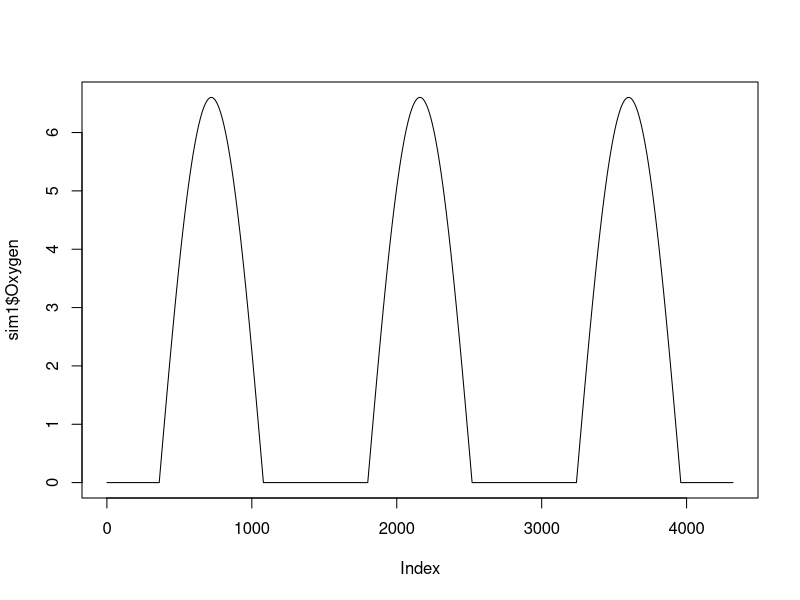
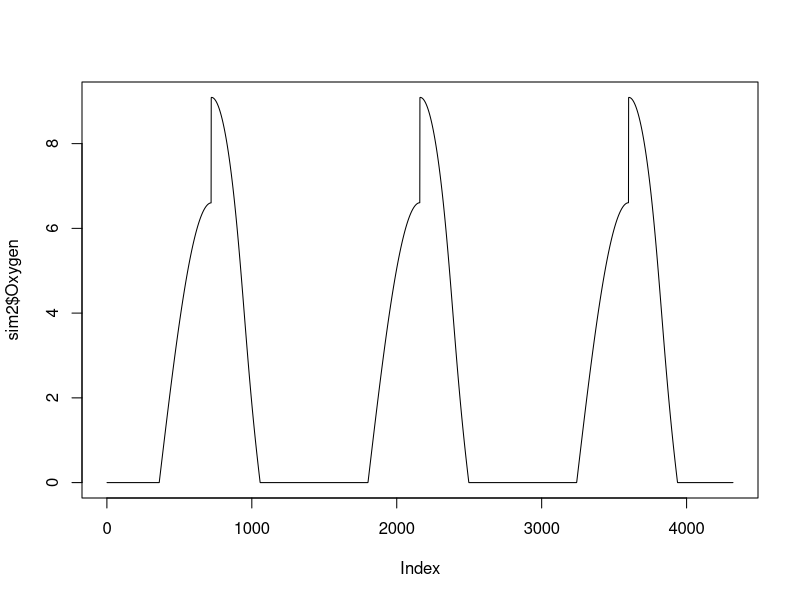
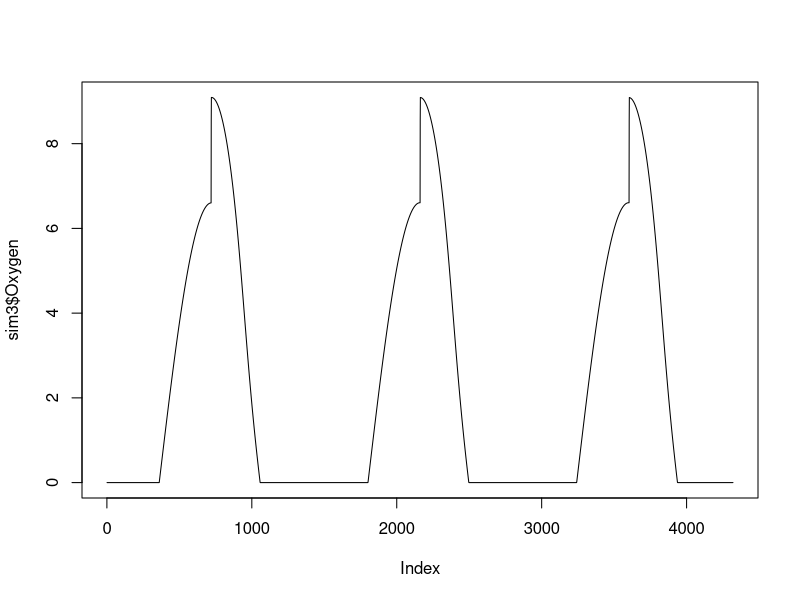
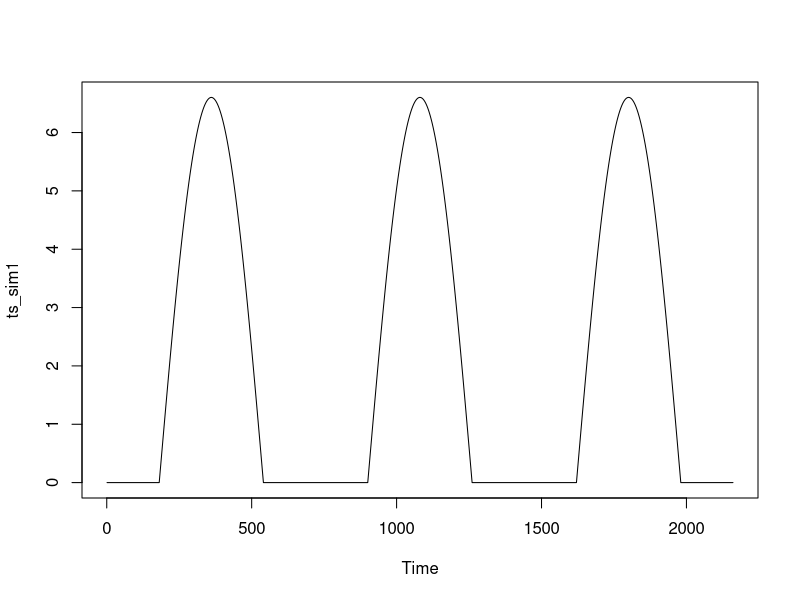
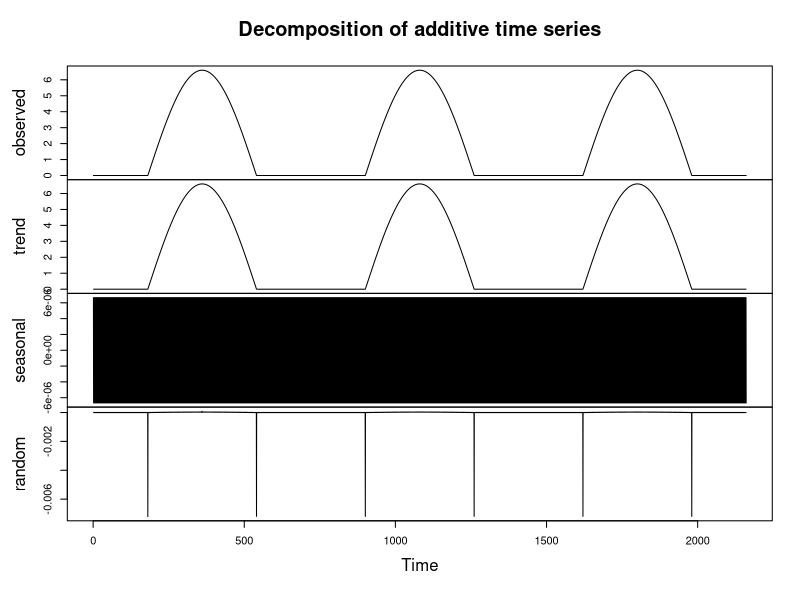
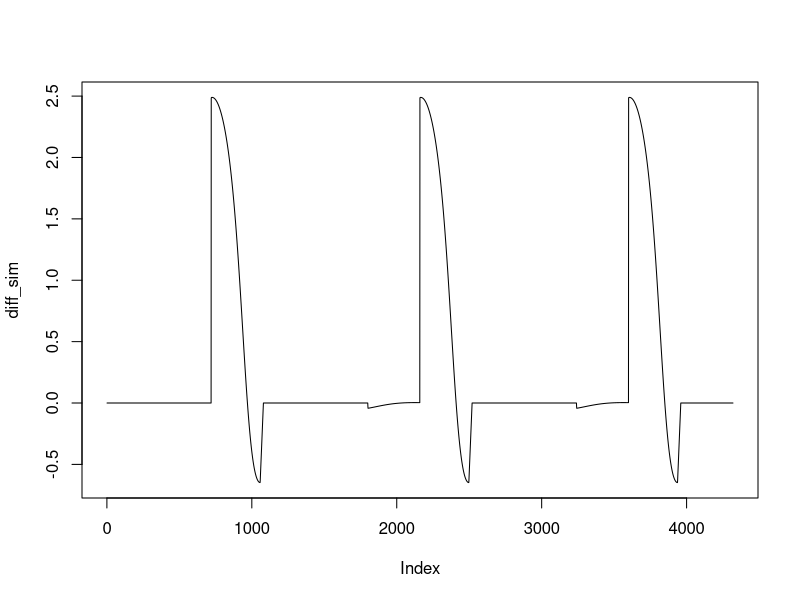

Generate these figures, in order, with R: (Note: this script raises an error after producing the figures.)
#### Pitcher plant O2 simulation - stack algorithm
### Nathan Justice
## Last edited: 30June2015

# 6:00 sunrise = 360
# 12:00 noon = 720
# 18:00 sunset = 1080

## Functions ##

light <- function(days){
  out <- sin(2*pi*(1:720)/1440)
  out[out < 0] <- 0
  out <- c(rep(0,720/2), out, rep(0,720/2))
  rep(out, days)
}

PAR <- function(days, rise=6, set=18){
  out <- rep(0, 1440)
  out[(rise*60):(set*60)] <- 1
  rep(out, days)
}


pitcherPlantSim <- function(days=3, feedingTime=720, foodWeight=5, beta=0.005, k=1, Bscaler=1,
                            aMax=10, aMin=1, s=10, d=0.5, c=100) {

minute <- vector(mode="numeric") # t/time variable
x <- vector(mode="numeric") # amount of o2
a <- vector(mode="numeric") # augmentation function
P <- vector(mode="numeric") # photosynthesis
B <- vector(mode="numeric") # biological o2 demand
n <- vector(mode="numeric") # amount of nutrients
w <- vector(mode="numeric") # amount of food


## Initialization ##

# simulate photosynthesis as fixed values
P <- light(days)*PAR(days=days)

# initial nutrient value
n <- 0

# initial augmentation value
a <- ((aMax-aMin)/(1+exp((-s*n)-d)))+aMin

# initial biological o2 demand
B <- 0/(k+0)

# o2 at minute=0, P=0 b/c unable to index at minute=0
x <- (a*0)-B

# simulate until food is first added
# loop runs until feedingTime-2 b/c food is added AT the minute
for(i in 1:(feedingTime-2)){
  # augmentation function - default value
  a <- c(a, ((aMax-aMin)/(1+exp((-s*n[i])-d)))+aMin)

  # biological oxygen demand - default value (no food = no microbes)
  B <- c(B, 0/(k+0))

  # calculate o2 amount - product of photosynthesis alone (no food)
  x <- c(x, (a[i]*P[i])-B[i])

  # amount of food - no food
  w <- c(w, 0)

  # amount of nutrients - no nutrients
  n <- c(n, 0)

  # adjust minute
  minute <- c(minute, i)
}

# adjust minute
minute <- c(minute, length(minute)+1)

# adjust amount of food
w <- c(w, w[length(w)])

for(z in 1:days){
  # add food
  w <- c(w, w[length(w)]+foodWeight)

  # run simulation for a full day
  for(j in 1:1440){
    # adjust minute
    minute <- c(minute, length(minute)+1)

    # adjust biological o2 demand
    B <- c(B, (w[length(minute)]/(k+w[length(minute)]))*Bscaler)

    # adjust amount of nutrients
    n <- c(n, (w[length(minute)]*x[length(minute)-1])/c)

    # adjust augmentation value
    a <- c(a, ((aMax-aMin)/(1+exp((-s*n[length(minute)])-d)))+aMin)

    # adjust o2 amount
    tempO2 <- (a[length(minute)]*P[length(minute)])-B[length(minute)]
    if(is.na(tempO2) == FALSE && tempO2 > 0){
      x <- c(x, tempO2)
    }
    else{
      x <- c(x, 0)
    }

    if(j < 1440){
        ## adjust amount of food
        w <- c(w, w[length(w)]*exp(-beta*(1)))
    }
  }
}

# trim objects to appropriate time
  # omitted values aren't relevant
minute <- minute[1:length(P)]
B <- B[1:length(P)]
n <- n[1:length(P)]
a <- a[1:length(P)]
x <- x[1:length(P)]
w <- w[1:length(P)]

data <- data.frame(minute, x, P[1:length(x)], B, n, a, w)
colnames(data) <- c("Minute", "Oxygen", "Photosynthesis",
                    "Biological Oxygen Demand", "Nutrients",
                    "Augmentation Value", "Food Amount")
return(data)
}

#########################################################################

sim1 <- pitcherPlantSim(foodWeight=0)

plot(sim1$Oxygen, type="l")

sim2 <- pitcherPlantSim(foodWeight=10)

plot(sim2$Oxygen, type="l")

sim3 <- pitcherPlantSim(foodWeight=c(3, 5, 10))

plot(sim3$Oxygen, type="l")

ts_sim1 <- ts(sim1$Oxygen, frequency=2)

plot(ts_sim1, type="l")

decomp_sim1 <- decompose(ts_sim1)

plot(decomp_sim1)

diff_sim <- sim2$Oxygen - sim1$Oxygen

plot(diff_sim, type="l")

bp1 <- cpt.meanvar(diff_sim, penalty="None", method="SegNeigh", Q=9)

abline(v=bp1@cpts, col="blue")

plot(diff_sim, type="l")

bp2 <- cpt.meanvar(diff_sim, penalty="None", method="BinSeg", Q=10)

abline(v=bp2@cpts, col="blue")

bp3 <- cpt.meanvar(diff_sim, penalty="None", method="AMOC", Q=10)

plot(diff_sim, type="l")

abline(v=bp3@cpts, col="blue")

ts_sim2 <- ts(sim2$Oxygen, frequency=2)

decomp_sim2 <- decompose(ts_sim2)

plot(decomp_sim2)

bp3 <- cpt.meanvar(decomp_sim2$random[3:4319], penalty="None", method="BinSeg")

plot(decomp_sim2$random)

plot(decomp_sim2$x)

plot(sim2$Oxygen, type="l")

abline(v=bp3@cpts, col="blue")

bp4 <- cpt.meanvar(decomp_sim2$random[3:2000], penalty="None", method="AMOC")

plot(decomp_sim2$random)

abline(v=bp4@cpts, col="blue")
